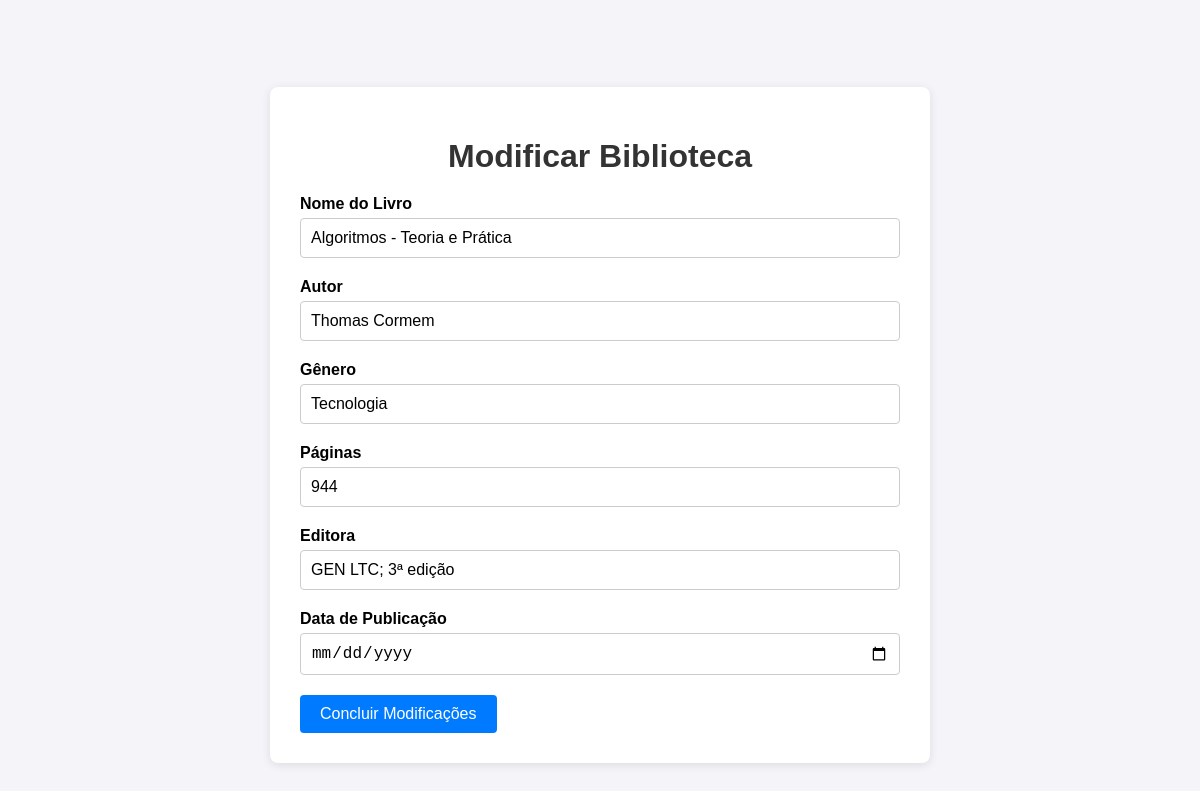
Screenshot of /update/23/ with the database file from the repository.
### newapp/models.py (models this page shows)
class Member(models.Model):
    title = models.CharField(max_length=30)
    author = models.CharField(max_length=30)
    genre = models.CharField(max_length=30)
    pages = models.IntegerField()
    publisher = models.CharField(max_length=30)
    published_date = models.DateField()

### newapp/views.py (the view)
# urls.py: path('update/<int:id>/',views.update,name="update"),
def update(request, id):
    mem = get_object_or_404(Member, id=id)
    return render(request, 'update.html', {'mem': mem})

### newapp/templates/update.html (shortened to what this page needs)
<!DOCTYPE html>
<html lang="en">
<head>
    {% load static %}
    <link rel="stylesheet" href="{% static 'css/update.css' %}">
</head>
<body>
    <div class="container2">
        <h1>Modificar Biblioteca</h1>
        <form action="{% url 'uprec' mem.id %}" method="post">
            <div class="form-group">
                <label for="title">Nome do Livro</label>
                <input type="text" id="title" name="title" value="{{ mem.title }}" required>
            </div>
            <div class="form-group">
                <label for="author">Autor</label>
                <input type="text" id="author" name="author" value="{{ mem.author }}" required>
            </div>
            <div class="form-group">
                <label for="genre">Gênero</label>
                <input type="text" id="genre" name="genre" value="{{ mem.genre }}" required>
            </div>
            <div class="form-group">
                <label for="pages">Páginas</label>
                <input type="number" id="pages" name="pages" value="{{ mem.pages }}" required>
            </div>
            <div class="form-group">
                <label for="publisher">Editora</label>
                <input type="text" id="publisher" name="publisher" value="{{ mem.publisher }}" required>
            </div>
            <div class="form-group">
                <label for="published_date">Data de Publicação</label>
                <input type="date" id="published_date" name="published_date" value="{{ mem.published_date }}" required>
            </div>
            <button type="submit" id="submit-btn">Concluir Modificações</button>
        </form>
    </div>
</body>
</html>

### static/css/update.css (style rules this page uses)
body { font-family: Arial, sans-serif; background-color: #f4f4f9; margin: 0; padding: 0; display: flex; justify-content: center; align-items: center; min-height: 100vh; }
.container2 { background: #fff; padding: 30px; border-radius: 8px; box-shadow: 0 2px 10px rgba(0, 0, 0, 0.1); width: 80%; max-width: 600px; margin-top: 50px; }
h1 { text-align: center; color: #333; margin-bottom: 20px; }
.form-group { margin-bottom: 20px; }
label { display: block; font-weight: bold; margin-bottom: 5px; }
input[type="text"], input[type="number"], input[type="date"] { width: 100%; padding: 10px; font-size: 16px; border: 1px solid #ccc; border-radius: 4px; box-sizing: border-box; }
#submit-btn { background-color: #007bff; color: white; border: none; padding: 10px 20px; font-size: 16px; border-radius: 4px; cursor: pointer; transition: background-color 0.3s ease, transform 0.3s ease; }

### rows the page displays
Member: title "Algoritmos - Teoria e Prática", author "Thomas Cormem", genre "Tecnologia", pages "944", publisher "GEN LTC; 3ª edição"
